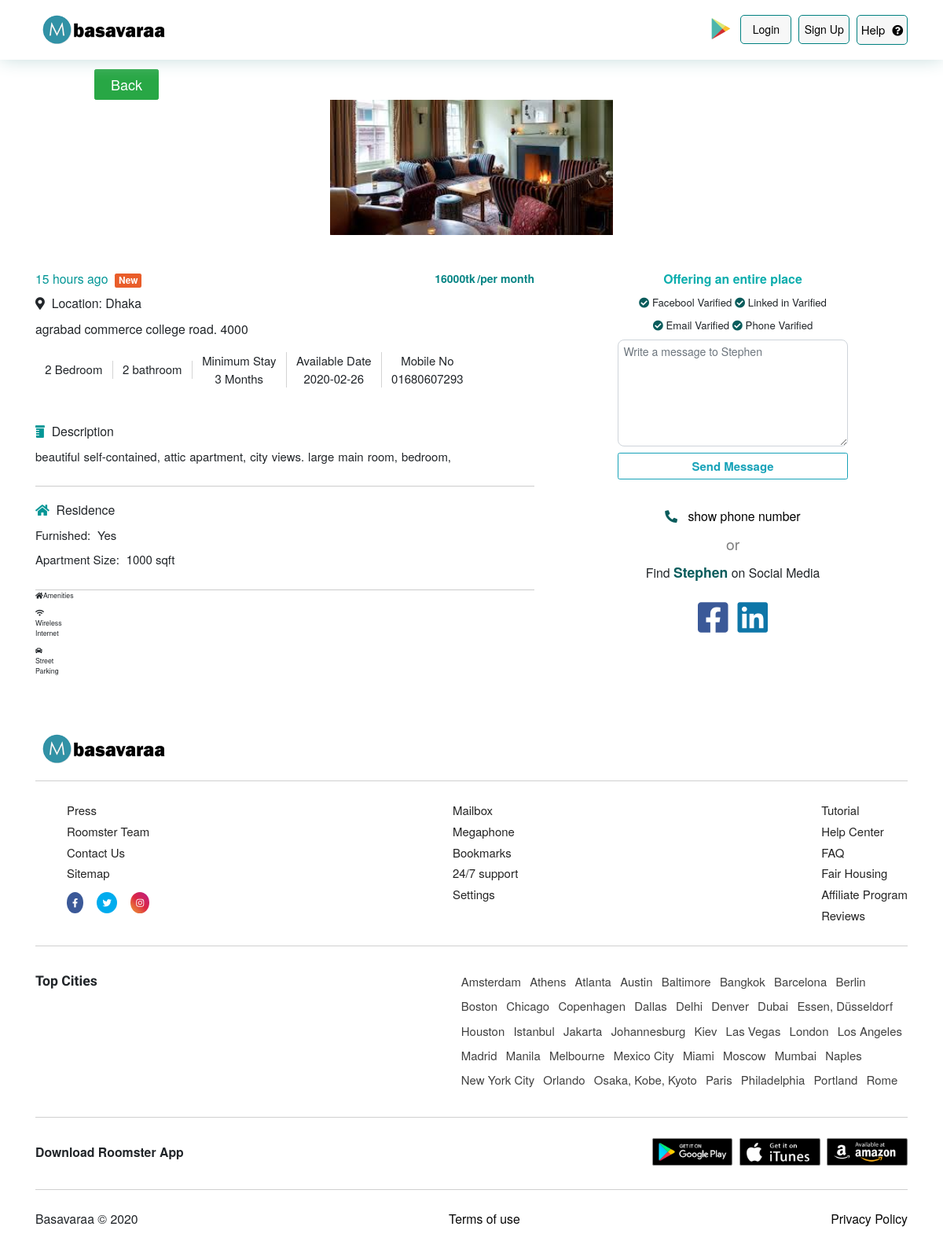
Screenshot of /listing-user.php?id=1 with the database file from the repository.
### tables this page shows
CREATE TABLE `room` (
  `id` int(50) NOT NULL,
  `rentType` varchar(50) NOT NULL,
  `roomInfo` varchar(191) NOT NULL,
  `date` date NOT NULL,
  `advance` varchar(50) NOT NULL,
  `rent` varchar(50) NOT NULL,
  `rentNago` varchar(50) NOT NULL,
  `division` varchar(20) NOT NULL,
  `addressDetails` varchar(191) NOT NULL,
  `bedroom` varchar(50) NOT NULL,
  `dining` varchar(50) NOT NULL,
  `drawing` varchar(50) NOT NULL,
  `kitchen` varchar(50) NOT NULL,
  `bathroom` varchar(50) NOT NULL,
  `balcony` varchar(50) NOT NULL,
  `prefer` varchar(50) NOT NULL,
  `floorNo` varchar(50) NOT NULL,
  `size` varchar(50) NOT NULL,
  `garage` varchar(50) NOT NULL,
  `emergencyEnergy` varchar(50) NOT NULL,
  `side` varchar(50) NOT NULL,
  `lift` varchar(50) NOT NULL,
  `mobile` varchar(50) NOT NULL,
  `image` varchar(191) NOT NULL
);

### listing-user.php (the view, shortened to what the rows shown need)
<!DOCTYPE html>
<html lang="en">
<head>
    <link rel="stylesheet" href="./asset/css/owl.theme.default.min.css">
    <link rel="stylesheet" href="./asset/css/owl.carousel.min.css">
    <link rel="stylesheet" href="./asset/css/bootstrap.min.css">
    <link rel="stylesheet" href="./asset/css/style.css">
</head>
<body>
    <?php
         if (isset($_GET['id'])) {
            $id = $_GET['id'];
            $conn=connectDB();
            $sql="select*from room where id='$id'";
            $result=mysqli_query($conn,$sql);
            $row=mysqli_fetch_assoc($result);
         }
     ?>
    <section class="listing__banner">
        <br>
        <br>
         <div class="text-center">
           <img src="<?=$row['image']; ?>" class="img-fluid" eight="240" width="360" alt="Image not found">
        </div>
    </section>
    <section class="user_info-section">
        <div class="container">
            <div class="user_info--content">
                <div class="row">
                    <div class="col-md-7">
                        <div class="user_info-col">
                            <div class="apartment__location-info">
                                        <br>
                                        <div class="apartment__amount">
                                            <p>
                                                <span><?=$row['rent']; ?>tk</span>
                                                <span>/per month</span>
                                            </p>
                                        </div>
                                <p class="user_info-location"><span><i
                                            class="fas fa-map-marker-alt"></i></span><span>Location:  <?=$row['division']; ?></span></p>
                                <p class="apartment_address"><span><?=$row['addressDetails']; ?></span></p>
                            </div>
                            <div class="apartment_details">
                                <p><span><?=$row['bedroom']; ?> Bedroom</span></p>
                                <p><span><?=$row['bathroom']; ?> bathroom</span></p>
                                <p><span>Available Date</span><br><span><?=$row['date']; ?></span></p>
                                <p><span>Mobile No</span><br><span><?=$row['mobile']; ?></span></p>
                            </div>
                            <div class="apartment_discription">
                                <p><span><i class="fas fa-prescription-bottle"></i></span><span>Description</span></p>
                                <p class="description-text"><?=$row['roomInfo']; ?>
                                </p>
                            </div>
                            <div class="residence">
                                <p><span>Apartment Size:</span><span><?=$row['size']; ?></span></p>
                            </div>
                        </div>
                    </div>
                </div>
            </div>
        </div>
    </section>
</body>
</html>

### rows the page displays
room: image (picture), rent "16000", division "Dhaka", addressDetails "agrabad commerce college road. 4000", bedroom "2", bathroom "2", date "2020-02-26", mobile "01680607293", roomInfo "beautiful self-contained, attic apartment, city views. large main room, bedroom,", size "1000 sqft"
